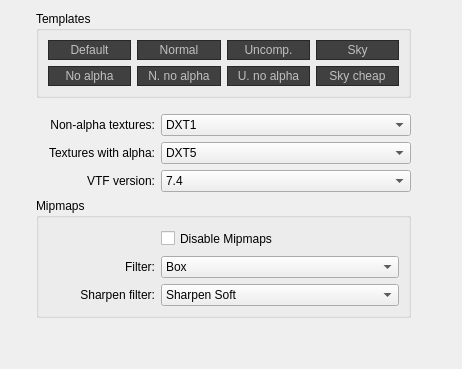
     <widget class="QWidget" name="tab_2">
      <attribute name="title">
       <string>Formats</string>
      </attribute>
      <layout class="QGridLayout" name="gridLayout_8">
       <item row="0" column="2" colspan="2">
        <widget class="QGroupBox" name="groupBox_4">
         <property name="styleSheet">
          <string notr="true">QPushButton
{
    color: silver;
    background-color: #404040;
    border-width: 1px;
    border-color: #282828;
    border-style: solid;
    padding-top: 2px;

    padding-bottom: 2px;
    padding-left: 5px;
    padding-right: 5px;
   
}

QPushButton:disabled
{
    background-color:#404040;
    border-width: 1px;
    border-color: #505050;
    border-style: solid;
    padding-top: 2px;
    padding-bottom: 2px;
    padding-left: 5px;
    padding-right: 5px;
    color: #3A3939;
}

QPushButton:focus
{
	background-color: #404040;
	border-color: #151515;
}

QPushButton:hover
{
    background-color: #383838;
	border-color: #282828
}</string>
         </property>
         <property name="title">
          <string>Templates</string>
         </property>
         <layout class="QGridLayout" name="gridLayout_7">
          <item row="0" column="2">
           <widget class="QPushButton" name="pushButton_t06">
            <property name="maximumSize">
             <size>
              <width>16777215</width>
              <height>16777215</height>
             </size>
            </property>
            <property name="text">
             <string>Normal</string>
            </property>
           </widget>
          </item>
          <item row="1" column="3">
           <widget class="QPushButton" name="pushButton_t03">
            <property name="maximumSize">
             <size>
              <width>16777215</width>
              <height>16777215</height>
             </size>
            </property>
            <property name="text">
             <string>U. no alpha</string>
            </property>
           </widget>
          </item>
          <item row="0" column="0">
           <widget class="QPushButton" name="pushButton_tDefault">
            <property name="maximumSize">
             <size>
              <width>16777215</width>
              <height>16777215</height>
             </size>
            </property>
            <property name="text">
             <string>Default</string>
            </property>
           </widget>
          </item>
          <item row="1" column="0">
           <widget class="QPushButton" name="pushButton_t01">
            <property name="maximumSize">
             <size>
              <width>16777215</width>
              <height>16777215</height>
             </size>
            </property>
            <property name="styleSheet">
             <string notr="true"/>
            </property>
            <property name="text">
             <string>No alpha</string>
            </property>
           </widget>
          </item>
          <item row="0" column="3">
           <widget class="QPushButton" name="pushButton_t02">
            <property name="maximumSize">
             <size>
              <width>16777215</width>
              <height>16777215</height>
             </size>
            </property>
            <property name="text">
             <string>Uncomp.</string>
            </property>
           </widget>
          </item>
          <item row="0" column="4">
           <widget class="QPushButton" name="pushButton_t04">
            <property name="maximumSize">
             <size>
              <width>16777215</width>
              <height>16777215</height>
             </size>
            </property>
            <property name="text">
             <string>Sky</string>
            </property>
           </widget>
          </item>
          <item row="1" column="4">
           <widget class="QPushButton" name="pushButton_t05">
            <property name="maximumSize">
             <size>
              <width>16777215</width>
              <height>16777215</height>
             </size>
            </property>
            <property name="text">
             <string>Sky cheap</string>
            </property>
           </widget>
          </item>
          <item row="1" column="2">
           <widget class="QPushButton" name="pushButton_t07">
            <property name="maximumSize">
             <size>
              <width>16777215</width>
              <height>16777215</height>
             </size>
            </property>
            <property name="text">
             <string>N. no alpha</string>
            </property>
           </widget>
          </item>
         </layout>
        </widget>
       </item>
       <item row="6" column="2" colspan="2">
        <widget class="QGroupBox" name="groupBox_3">
         <property name="title">
          <string>Mipmaps</string>
         </property>
         <layout class="QGridLayout" name="gridLayout_5">
          <item row="0" column="1">
           <widget class="QCheckBox" name="checkBox_disableMipmaps">
            <property name="minimumSize">
             <size>
              <width>0</width>
              <height>23</height>
             </size>
            </property>
            <property name="text">
             <string>Disable Mipmaps</string>
            </property>
           </widget>
          </item>
          <item row="1" column="1">
           <widget class="QComboBox" name="comboBox_mipmapFilter">
            <property name="minimumSize">
             <size>
              <width>238</width>
              <height>0</height>
             </size>
            </property>
            <property name="maximumSize">
             <size>
              <width>230</width>
              <height>16777215</height>
             </size>
            </property>
            <item>
             <property name="text">
              <string>Box</string>
             </property>
            </item>
            <item>
             <property name="text">
              <string>Point</string>
             </property>
            </item>
            <item>
             <property name="text">
              <string>Triangle</string>
             </property>
            </item>
            <item>
             <property name="text">
              <string>Quadratic</string>
             </property>
            </item>
            <item>
             <property name="text">
              <string>Cubic</string>
             </property>
            </item>
            <item>
             <property name="text">
              <string>Catrom</string>
             </property>
            </item>
            <item>
             <property name="text">
              <string>Mitchell</string>
             </property>
            </item>
            <item>
             <property name="text">
              <string>Gaussian</string>
             </property>
            </item>
            <item>
             <property name="text">
              <string>Sinc</string>
             </property>
            </item>
            <item>
             <property name="text">
              <string>Bessel</string>
             </property>
            </item>
            <item>
             <property name="text">
              <string>Hanning</string>
             </property>
            </item>
            <item>
             <property name="text">
              <string>Hamming</string>
             </property>
            </item>
            <item>
             <property name="text">
              <string>Blackman</string>
             </property>
            </item>
            <item>
             <property name="text">
              <string>Kaiser</string>
             </property>
            </item>
           </widget>
          </item>
          <item row="2" column="1">
           <widget class="QComboBox" name="comboBox_mipmapSharpenFilter">
            <property name="minimumSize">
             <size>
              <width>238</width>
              <height>0</height>
             </size>
            </property>
            <property name="maximumSize">
             <size>
              <width>230</width>
              <height>16777215</height>
             </size>
            </property>
            <item>
             <property name="text">
              <string>Sharpen Soft</string>
             </property>
            </item>
            <item>
             <property name="text">
              <string>Sharpen Medium</string>
             </property>
            </item>
            <item>
             <property name="text">
              <string>Sharpen Strong</string>
             </property>
            </item>
            <item>
             <property name="text">
              <string>None</string>
             </property>
            </item>
            <item>
             <property name="text">
              <string>Negative</string>
             </property>
            </item>
            <item>
             <property name="text">
              <string>Lighter</string>
             </property>
            </item>
            <item>
             <property name="text">
              <string>Darker</string>
             </property>
            </item>
            <item>
             <property name="text">
              <string>More Contrast</string>
             </property>
            </item>
            <item>
             <property name="text">
              <string>Less Contrast</string>
             </property>
            </item>
            <item>
             <property name="text">
              <string>Smoothen</string>
             </property>
            </item>
            <item>
             <property name="text">
              <string>Soft</string>
             </property>
            </item>
            <item>
             <property name="text">
              <string>Find Edges</string>
             </property>
            </item>
            <item>
             <property name="text">
              <string>Contour</string>
             </property>
            </item>
            <item>
             <property name="text">
              <string>Detect Edges</string>
             </property>
            </item>
            <item>
             <property name="text">
              <string>Detect Eges - Soft</string>
             </property>
            </item>
            <item>
             <property name="text">
              <string>Emboss</string>
             </property>
            </item>
            <item>
             <property name="text">
              <string>Mean Removal</string>
             </property>
            </item>
            <item>
             <property name="text">
              <string>Unsharp</string>
             </property>
            </item>
            <item>
             <property name="text">
              <string>XSharpen</string>
             </property>
            </item>
            <item>
             <property name="text">
              <string>Warpsharp</string>
             </property>
            </item>
           </widget>
          </item>
          <item row="1" column="0">
           <widget class="QLabel" name="label_10">
            <property name="text">
             <string>Filter:</string>
            </property>
            <property name="alignment">
             <set>Qt::AlignRight|Qt::AlignTrailing|Qt::AlignVCenter</set>
            </property>
           </widget>
          </item>
          <item row="2" column="0">
           <widget class="QLabel" name="label_11">
            <property name="minimumSize">
             <size>
              <width>20</width>
              <height>0</height>
             </size>
            </property>
            <property name="text">
             <string>Sharpen filter:</string>
            </property>
            <property name="alignment">
             <set>Qt::AlignRight|Qt::AlignTrailing|Qt::AlignVCenter</set>
            </property>
           </widget>
          </item>
         </layout>
        </widget>
       </item>
       <item row="4" column="2">
        <widget class="QLabel" name="label_17">
         <property name="text">
          <string>VTF version:</string>
         </property>
         <property name="alignment">
          <set>Qt::AlignRight|Qt::AlignTrailing|Qt::AlignVCenter</set>
         </property>
        </widget>
       </item>
       <item row="2" column="0">
        <spacer name="horizontalSpacer_5">
         <property name="orientation">
          <enum>Qt::Horizontal</enum>
         </property>
         <property name="sizeType">
          <enum>QSizePolicy::Fixed</enum>
         </property>
         <property name="sizeHint" stdset="0">
          <size>
           <width>25</width>
           <height>20</height>
          </size>
         </property>
        </spacer>
       </item>
       <item row="10" column="3">
        <spacer name="verticalSpacer">
         <property name="orientation">
          <enum>Qt::Vertical</enum>
         </property>
         <property name="sizeHint" stdset="0">
          <size>
           <width>20</width>
           <height>40</height>
          </size>
         </property>
        </spacer>
       </item>
       <item row="3" column="2">
        <widget class="QLabel" name="label_9">
         <property name="text">
          <string>Textures with alpha:</string>
         </property>
         <property name="alignment">
          <set>Qt::AlignRight|Qt::AlignTrailing|Qt::AlignVCenter</set>
         </property>
        </widget>
       </item>
       <item row="4" column="3">
        <widget class="QComboBox" name="comboBox_vtfVersion">
         <property name="minimumSize">
          <size>
           <width>250</width>
           <height>0</height>
          </size>
         </property>
         <property name="maximumSize">
          <size>
           <width>250</width>
           <height>16777215</height>
          </size>
         </property>
         <property name="currentIndex">
          <number>1</number>
         </property>
         <item>
          <property name="text">
           <string>7.5</string>
          </property>
         </item>
         <item>
          <property name="text">
           <string>7.4</string>
          </property>
         </item>
         <item>
          <property name="text">
           <string>7.3</string>
          </property>
         </item>
         <item>
          <property name="text">
           <string>7.2</string>
          </property>
         </item>
         <item>
          <property name="text">
           <string>7.1</string>
          </property>
         </item>
         <item>
          <property name="text">
           <string>7.0</string>
          </property>
         </item>
        </widget>
       </item>
       <item row="2" column="3">
        <widget class="QComboBox" name="comboBox_noAlphaTextures">
         <property name="minimumSize">
          <size>
           <width>250</width>
           <height>0</height>
          </size>
         </property>
         <property name="maximumSize">
          <size>
           <width>250</width>
           <height>16777215</height>
          </size>
         </property>
         <item>
          <property name="text">
           <string>DXT1</string>
          </property>
         </item>
         <item>
          <property name="text">
           <string>DXT3</string>
          </property>
         </item>
         <item>
          <property name="text">
           <string>DXT5</string>
          </property>
         </item>
         <item>
          <property name="text">
           <string>RGB 888</string>
          </property>
         </item>
         <item>
          <property name="text">
           <string>RGBA 8888</string>
          </property>
         </item>
         <item>
          <property name="text">
           <string>BGR 888</string>
          </property>
         </item>
         <item>
          <property name="text">
           <string>BGRA 8888</string>
          </property>
         </item>
         <item>
          <property name="text">
           <string>ABGR 8888</string>
          </property>
         </item>
         <item>
          <property name="text">
           <string>ARGB 8888</string>
          </property>
         </item>
         <item>
          <property name="text">
           <string>RGB 565</string>
          </property>
         </item>
         <item>
          <property name="text">
           <string>I8</string>
          </property>
         </item>
         <item>
          <property name="text">
           <string>IA 88</string>
          </property>
         </item>
         <item>
          <property name="text">
           <string>A8</string>
          </property>
         </item>
         <item>
          <property name="text">
           <string>RGB 888 Bluescreen</string>
          </property>
         </item>
         <item>
          <property name="text">
           <string>BGR 888 Bluescreen</string>
          </property>
         </item>
         <item>
          <property name="text">
           <string>BGRX 8888</string>
          </property>
         </item>
         <item>
          <property name="text">
           <string>BGR 565</string>
          </property>
         </item>
         <item>
          <property name="text">
           <string>BGRX 5551</string>
          </property>
         </item>
         <item>
          <property name="text">
           <string>BGRA 4444</string>
          </property>
         </item>
         <item>
          <property name="text">
           <string>DXT1 one bit alpha</string>
          </property>
         </item>
         <item>
          <property name="text">
           <string>BGRA 5551</string>
          </property>
         </item>
         <item>
          <property name="text">
           <string>UV 88</string>
          </property>
         </item>
         <item>
          <property name="text">
           <string>UVWQ 8888</string>
          </property>
         </item>
         <item>
          <property name="text">
           <string>RGBA 16161616F</string>
          </property>
         </item>
         <item>
          <property name="text">
           <string>RGBA 16161616</string>
          </property>
         </item>
         <item>
          <property name="text">
           <string>UVLX 8888</string>
          </property>
         </item>
        </widget>
       </item>
       <item row="2" column="2">
        <widget class="QLabel" name="label">
         <property name="minimumSize">
          <size>
           <width>119</width>
           <height>0</height>
          </size>
         </property>
         <property name="text">
          <string>Non-alpha textures:</string>
         </property>
         <property name="alignment">
          <set>Qt::AlignRight|Qt::AlignTrailing|Qt::AlignVCenter</set>
         </property>
        </widget>
       </item>
       <item row="3" column="3">
        <widget class="QComboBox" name="comboBox_alphaTextures">
         <property name="minimumSize">
          <size>
           <width>250</width>
           <height>0</height>
          </size>
         </property>
         <property name="maximumSize">
          <size>
           <width>250</width>
           <height>16777215</height>
          </size>
         </property>
         <item>
          <property name="text">
           <string>DXT5</string>
          </property>
         </item>
         <item>
          <property name="text">
           <string>DXT1</string>
          </property>
         </item>
         <item>
          <property name="text">
           <string>DXT3</string>
          </property>
         </item>
         <item>
          <property name="text">
           <string>RGB 888</string>
          </property>
         </item>
         <item>
          <property name="text">
           <string>RGBA 8888</string>
          </property>
         </item>
         <item>
          <property name="text">
           <string>BGR 888</string>
          </property>
         </item>
         <item>
          <property name="text">
           <string>BGRA 8888</string>
          </property>
         </item>
         <item>
          <property name="text">
           <string>ARGB 8888</string>
          </property>
         </item>
         <item>
          <property name="text">
           <string>ABGR 8888</string>
          </property>
         </item>
         <item>
          <property name="text">
           <string>RGB 565</string>
          </property>
         </item>
         <item>
          <property name="text">
           <string>I8</string>
          </property>
         </item>
         <item>
          <property name="text">
           <string>IA 88</string>
          </property>
         </item>
         <item>
          <property name="text">
           <string>A8</string>
          </property>
         </item>
         <item>
          <property name="text">
           <string>RGB 888 Bluescreen</string>
          </property>
         </item>
         <item>
          <property name="text">
           <string>BGR 888 Bluescreen</string>
          </property>
         </item>
         <item>
          <property name="text">
           <string>BGRX 8888</string>
          </property>
         </item>
         <item>
          <property name="text">
           <string>BGR 565</string>
          </property>
         </item>
         <item>
          <property name="text">
           <string>BGRX 5551</string>
          </property>
         </item>
         <item>
          <property name="text">
           <string>BGRA 4444</string>
          </property>
         </item>
         <item>
          <property name="text">
           <string>DXT1 one bit alpha</string>
          </property>
         </item>
         <item>
          <property name="text">
           <string>BGRA 5551</string>
          </property>
         </item>
         <item>
          <property name="text">
           <string>UV 88</string>
          </property>
         </item>
         <item>
          <property name="text">
           <string>UVWQ 8888</string>
          </property>
         </item>
         <item>
          <property name="text">
           <string>RGBA 16161616F</string>
          </property>
         </item>
         <item>
          <property name="text">
           <string>RGBA 16161616</string>
          </property>
         </item>
         <item>
          <property name="text">
           <string>UVLX 8888</string>
          </property>
         </item>
        </widget>
       </item>
       <item row="6" column="4">
        <spacer name="horizontalSpacer_3">
         <property name="orientation">
          <enum>Qt::Horizontal</enum>
         </property>
         <property name="sizeHint" stdset="0">
          <size>
           <width>40</width>
           <height>20</height>
          </size>
         </property>
        </spacer>
       </item>
       <item row="1" column="3">
        <spacer name="verticalSpacer_7">
         <property name="orientation">
          <enum>Qt::Vertical</enum>
         </property>
         <property name="sizeType">
          <enum>QSizePolicy::Fixed</enum>
         </property>
         <property name="sizeHint" stdset="0">
          <size>
           <width>20</width>
           <height>10</height>
          </size>
         </property>
        </spacer>
       </item>
      </layout>
     </widget>
